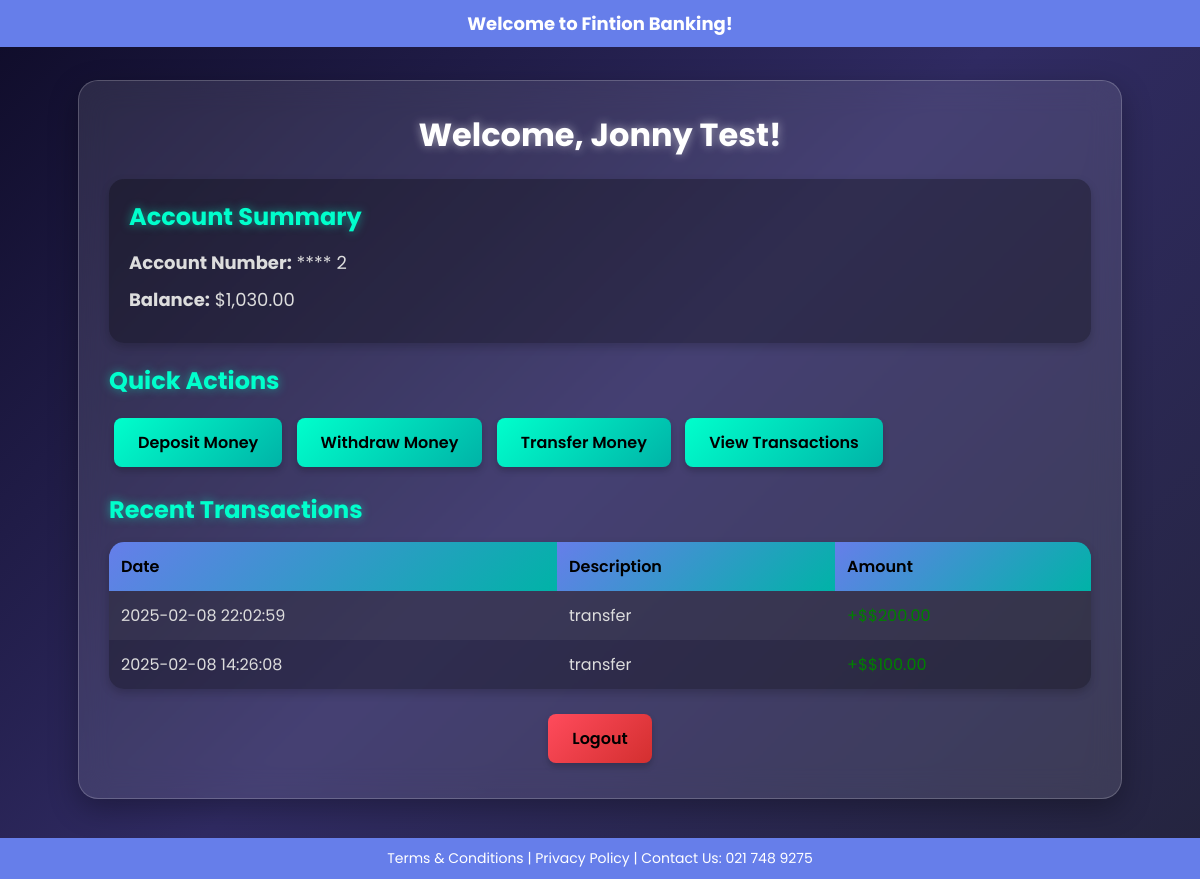
Page /dashboard.php?account_number=2 on the committed database.
### tables this page shows
CREATE TABLE `users` (
  `account_number` int(11) NOT NULL,
  `holder_name` varchar(100) NOT NULL,
  `email` varchar(255) NOT NULL,
  `phone` varchar(15) NOT NULL,
  `password` varchar(255) NOT NULL,
  `balance` decimal(10,2) DEFAULT 0.00
);

CREATE TABLE `transactions` (
  `id` int(11) NOT NULL,
  `sender_account` varchar(50) NOT NULL,
  `recipient_account` varchar(50) NOT NULL,
  `amount` decimal(10,2) NOT NULL,
  `transaction_type` enum('deposit','withdrawal','transfer') NOT NULL,
  `transaction_date` timestamp NOT NULL DEFAULT current_timestamp()
);

### dashboard.php (the view, shortened to what this page needs)
<?php
include 'db.php';
$accountNumber = $_GET['account_number'];
$stmt = $conn->prepare("SELECT holder_name, email, phone, balance FROM users WHERE account_number = ?");
$stmt->bind_param("i", $accountNumber);
$stmt->execute();
$stmt->bind_result($holderName, $email, $phone, $balance);
?>
<!DOCTYPE html>
<html lang="en">
<head>
</head>
<body>
<div class="top-banner">
    Welcome to Fintion Banking!
</div>
<div class="container">
    <h2>Welcome, <?php echo htmlspecialchars($holderName); ?>!</h2>
    <div class="account-info">
        <h3>Account Summary</h3>
        <p><strong>Account Number:</strong> **** <?php echo substr($accountNumber, -4); ?></p>
        <p><strong>Balance:</strong> $<?php echo number_format($balance, 2); ?></p>
    </div>
    <div class="actions">
        <h3>Quick Actions</h3>
        <a href="deposit.php?account_number=<?php echo $accountNumber; ?>" class="btn">Deposit Money</a>
        <a href="withdraw.html?account_number=<?php echo $accountNumber; ?>" class="btn">Withdraw Money</a>
        <a href="transfer.html?account_number=<?php echo $accountNumber; ?>" class="btn">Transfer Money</a>
        <a href="transaction_history.php?account_number=<?php echo $accountNumber; ?>" class="btn">View Transactions</a>
    </div>
    <div class="transactions">
        <h3>Recent Transactions</h3>
        <table>
            <tr>
                <th>Date</th>
                <th>Description</th>
                <th>Amount</th>
            </tr>
            <?php
            $stmt = $conn->prepare("
                SELECT transaction_date, transaction_type, amount, sender_account, recipient_account
                FROM transactions
                WHERE sender_account = ? OR recipient_account = ?
                ORDER BY transaction_date DESC
                LIMIT 10
            ");
            $stmt->bind_param("ii", $accountNumber, $accountNumber);
            $stmt->execute();
            $result = $stmt->get_result();
            if ($result->num_rows > 0) {
                while ($row = $result->fetch_assoc()) {
                    $amountDisplay = "";
                    $description = htmlspecialchars($row['transaction_type']);
                    if ($row['transaction_type'] == 'transfer') {
                        if ($row['sender_account'] == $accountNumber) {
                            $amountDisplay = "<span style='color:red;'>-$$" . number_format($row['amount'], 2) . "</span>";
                        } elseif ($row['recipient_account'] == $accountNumber) {
                            $amountDisplay = "<span style='color:green;'>+$$" . number_format($row['amount'], 2) . "</span>";
                        }
                    }
                    echo "<tr>";
                    echo "<td>" . htmlspecialchars($row['transaction_date']) . "</td>";
                    echo "<td>" . $description . "</td>";
                    echo "<td>" . $amountDisplay . "</td>";
                    echo "</tr>";
                }
            } else {
                echo "<tr><td colspan='3' style='text-align: center;'>No recent transactions found.</td></tr>";
            }
            ?>
        </table>
    </div>
    <div class="settings">
        <a href="logout.php" class="btn">Logout</a>
    </div>
</div>
<div class="bottom-banner">
    Terms & Conditions | Privacy Policy | Contact Us: 021 748 9275
</div>
</body>
</html>

### dashboard.php (style rules this page uses)
* { margin: 0; padding: 0; box-sizing: border-box; }
body { font-family: 'Poppins', sans-serif; background: linear-gradient(135deg, #0f0c29, #302b63, #24243e); color: #fff; display: flex; justify-content: center; align-items: center; min-height: 100vh; padding: 20px; }
.top-banner { width: 100%; background: #667eea; color: #fff; text-align: center; padding: 10px 0; font-size: 18px; font-weight: bold; position: fixed; top: 0; left: 0; z-index: 1000; }
.bottom-banner { width: 100%; background: #667eea; color: #fff; text-align: center; padding: 10px 0; font-size: 14px; position: fixed; bottom: 0; left: 0; }
.container { width: 90%; max-width: 1200px; background: rgba(255, 255, 255, 0.1); padding: 30px; border-radius: 20px; box-shadow: 0 10px 30px rgba(0, 0, 0, 0.3); backdrop-filter: blur(15px); border: 1px solid rgba(255, 255, 255, 0.2); animation: fadeIn 1s ease-in-out; margin-top: 60px; margin-bottom: 60px; }
h2 { color: #fff; font-size: 32px; margin-bottom: 20px; text-align: center; text-shadow: 0 0 10px rgba(255, 255, 255, 0.5); }
.account-info { background: rgba(0, 0, 0, 0.3); padding: 20px; border-radius: 15px; margin-bottom: 20px; box-shadow: 0 4px 10px rgba(0, 0, 0, 0.2); }
.account-info h3 { font-size: 24px; margin-bottom: 15px; color: #00ffcc; text-shadow: 0 0 10px rgba(0, 255, 204, 0.5); }
.account-info p { font-size: 18px; margin: 10px 0; color: #ddd; }
.actions { margin-bottom: 20px; }
.actions h3 { font-size: 24px; margin-bottom: 15px; color: #00ffcc; text-shadow: 0 0 10px rgba(0, 255, 204, 0.5); }
.btn { display: inline-block; padding: 12px 24px; margin: 5px; background: linear-gradient(135deg, #00ffcc, #00b3a7); color: #000; text-decoration: none; border-radius: 8px; font-size: 16px; font-weight: 600; transition: transform 0.3s ease, box-shadow 0.3s ease; box-shadow: 0 4px 6px rgba(0, 0, 0, 0.2); }
.transactions { margin-bottom: 20px; }
.transactions h3 { font-size: 24px; margin-bottom: 15px; color: #00ffcc; text-shadow: 0 0 10px rgba(0, 255, 204, 0.5); }
table { width: 100%; border-collapse: collapse; background: rgba(0, 0, 0, 0.3); border-radius: 15px; overflow: hidden; box-shadow: 0 4px 10px rgba(0, 0, 0, 0.2); }
th, td { padding: 12px; text-align: left; }
th { background: linear-gradient(135deg, #667eea, #00b3a7); color: #000; font-weight: 600; }
td { color: #ddd; }
tr:nth-child(even) { background: rgba(255, 255, 255, 0.05); }
.settings { text-align: center; margin-top: 20px; }
.settings .btn { background: linear-gradient(135deg, #ff4b5c, #d32f2f); }

### rows in the picture
users: holder_name "Jonny Test", balance "1,030.00"
transactions: transaction_date "2025-02-08 22:02:59", transaction_type "transfer"
transactions: transaction_date "2025-02-08 14:26:08", transaction_type "transfer", amount "100.00"

### other values in the picture
substr($accountNumber, -4) "2"
